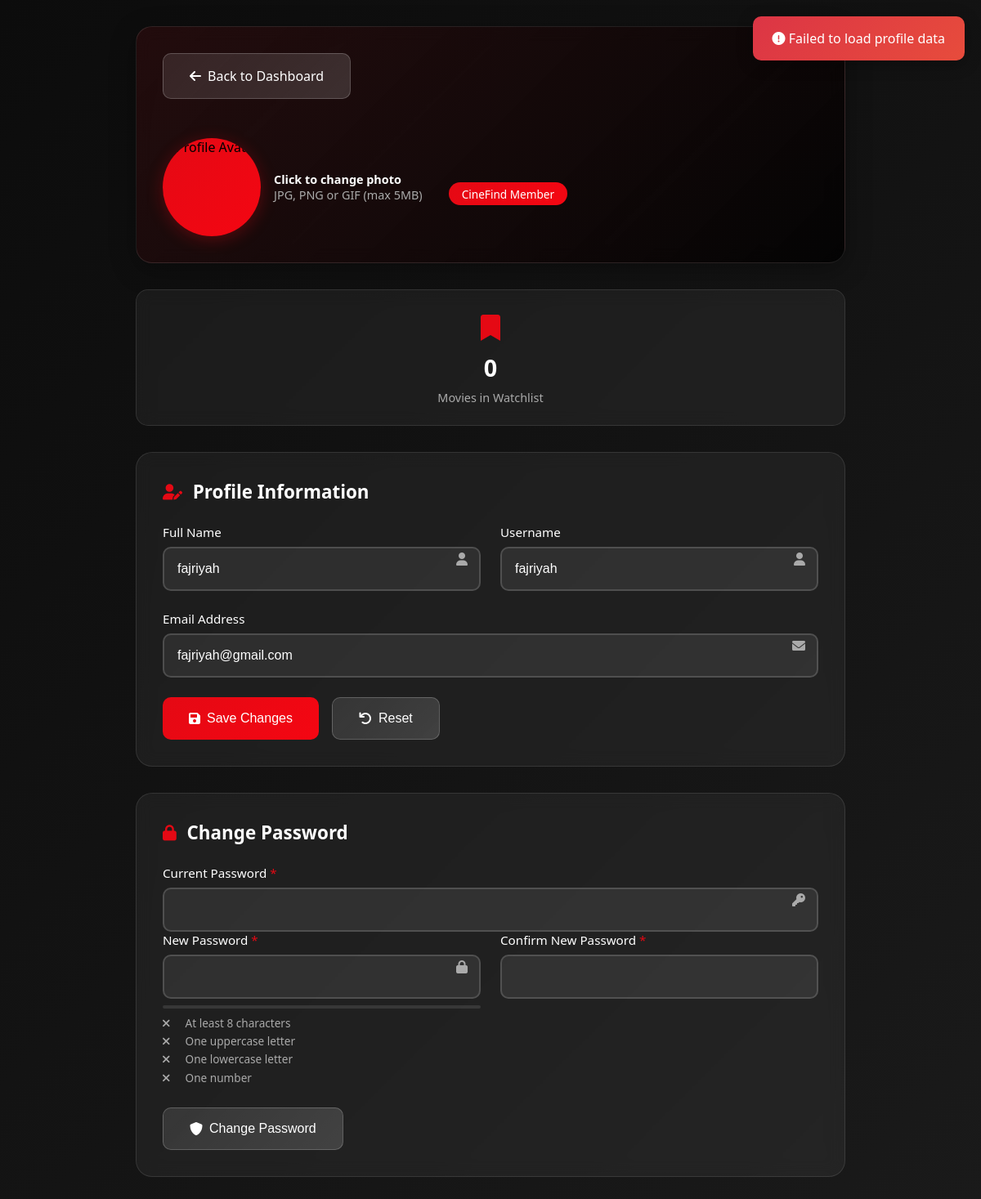
Page /pengguna/edit-profile.php (signed in) on the committed database.
### tables this page shows
CREATE TABLE `pengguna` (
  `id_pengguna` int(11) NOT NULL,
  `nama_lengkap` varchar(100) DEFAULT NULL,
  `email` varchar(100) DEFAULT NULL,
  `foto_profil` varchar(255) DEFAULT NULL,
  `role_id` int(11) NOT NULL,
  `created_at` datetime DEFAULT current_timestamp(),
  `updated_at` datetime DEFAULT current_timestamp() ON UPDATE current_timestamp()
);

CREATE TABLE `role` (
  `id_role` int(11) NOT NULL,
  `username` varchar(255) DEFAULT NULL,
  `password` varchar(255) DEFAULT NULL,
  `role` enum('admin','pengguna') DEFAULT NULL,
  `created_at` datetime DEFAULT current_timestamp(),
  `updated_at` datetime DEFAULT current_timestamp() ON UPDATE current_timestamp(),
  `email` varchar(100) NOT NULL
);

### pengguna/edit-profile.php (the view, shortened to what this page needs)
<?php
require_once '../service/database.php';
$user_id = $_SESSION['user_id'];
$user_query = "SELECT p.*, r.username, r.email as role_email, r.role
               FROM pengguna p
               JOIN role r ON p.role_id = r.id_role
               WHERE r.id_role = ?";
$stmt = $conn->prepare($user_query);
$stmt->bind_param("i", $user_id);
$stmt->execute();
$user_result = $stmt->get_result();
$user_data = $user_result->fetch_assoc();
?>
<!DOCTYPE html>
<html lang="en">
<head>
    <link rel="stylesheet" href="../assets/css/style.css">
    <link rel="stylesheet" href="https://cdnjs.cloudflare.com/ajax/libs/font-awesome/6.0.0/css/all.min.css">
</head>
<body>
    <div class="profile-container">
        <div class="profile-header">
            <div class="header-content">
                <div class="back-button-container" style="width: 100%; margin-bottom: 1rem;">
                    <a href="indexpengguna.php" class="btn btn-secondary" style="display: inline-flex; align-items: center; gap: 0.5rem;">
                        <i class="fas fa-arrow-left"></i>
                        Back to Dashboard
                    </a>
                </div>
                <div class="avatar-upload-area">
                    <div class="profile-avatar" id="profileAvatar">
                        <img src="../assets/images/default-avatar.png" alt="Profile Avatar" id="avatarImage">
                    </div>
                    <div class="upload-info">
                        <div><strong>Click to change photo</strong></div>
                        <div>JPG, PNG or GIF (max 5MB)</div>
                    </div>
                </div>
                <div class="profile-info">
                    <span class="profile-badge">CineFind Member</span>
                </div>
            </div>
        </div>
        <div class="profile-stats">
            <div class="stat-card">
                <div class="stat-icon"><i class="fas fa-bookmark"></i></div>
                <h3 id="watchlistCount">0</h3>
                <p>Movies in Watchlist</p>
            </div>
        </div>
        <div class="form-section">
            <div class="section-title">
                <i class="fas fa-user-edit"></i>
                Profile Information
            </div>
            <form id="profileForm">
                <div class="form-row">
                    <div class="form-group">
                        <label for="name">Full Name</label>
                        <input type="text" id="name" name="name" value="<?php echo htmlspecialchars($user_data['nama_lengkap'] ?? ''); ?>" required>
                        <i class="fas fa-user input-icon"></i>
                    </div>
                    <div class="form-group">
                        <label for="username">Username</label>
                        <input type="text" id="username" name="username" value="<?php echo htmlspecialchars($user_data['username'] ?? ''); ?>" required>
                        <i class="fas fa-user input-icon"></i>
                    </div>
                </div>
                <div class="form-group">
                    <label for="email">Email Address</label>
                    <input type="email" id="email" name="email" value="<?php echo htmlspecialchars($user_data['email'] ?? $user_data['role_email'] ?? ''); ?>" required>
                    <i class="fas fa-envelope input-icon"></i>
                </div>
                <div class="btn-group">
                    <button type="submit" class="btn">
                        <i class="fas fa-save"></i>
                        Save Changes
                    </button>
                    <button type="button" class="btn btn-secondary" onclick="resetForm()">
                        <i class="fas fa-undo"></i>
                        Reset
                    </button>
                </div>
            </form>
        </div>
        <div class="form-section">
            <div class="section-title">
                <i class="fas fa-lock"></i>
                Change Password
            </div>
            <form id="passwordForm">
                <div class="form-group">
                    <label for="currentPassword">Current Password <span class="required">*</span></label>
                    <input type="password" id="currentPassword" name="current_password" required>
                    <i class="fas fa-key input-icon"></i>
                </div>
                <div class="form-row">
                    <div class="form-group">
                        <label for="newPassword">New Password <span class="required">*</span></label>
                        <input type="password" id="newPassword" name="new_password" required>
                        <i class="fas fa-lock input-icon"></i>
                        <div class="password-strength">
                        </div>
                        <div class="password-requirements" id="passwordRequirements">
                            <div class="requirement" id="req-length">
                                <i class="fas fa-times"></i> At least 8 characters
                            </div>
                            <div class="requirement" id="req-uppercase">
                                <i class="fas fa-times"></i> One uppercase letter
                            </div>
                            <div class="requirement" id="req-lowercase">
                                <i class="fas fa-times"></i> One lowercase letter
                            </div>
                            <div class="requirement" id="req-number">
                                <i class="fas fa-times"></i> One number
                            </div>
                        </div>
                    </div>
                    <div class="form-group">
                        <label for="confirmPassword">Confirm New Password <span class="required">*</span></label>
                        <input type="password" id="confirmPassword" name="confirm_password" required>
                    </div>
                </div>
                <div class="btn-group">
                    <button type="submit" class="btn btn-secondary">
                        <i class="fas fa-shield-alt"></i>
                        Change Password
                    </button>
                </div>
            </form>
        </div>
    </div>
</body>
</html>

### pengguna/edit-profile.php (style rules this page uses)
* { box-sizing: border-box; }
body { background: linear-gradient(135deg, #0c0c0c 0%, #1a1a1a 100%); min-height: 100vh; margin: 0; font-family: 'Segoe UI', Tahoma, Geneva, Verdana, sans-serif; }
.profile-container { max-width: 900px; margin: 2rem auto; padding: 0 1rem; }
.profile-header { background: linear-gradient(135deg, rgba(229, 9, 20, 0.1) 0%, rgba(0, 0, 0, 0.8) 100%); padding: 2rem; border-radius: 20px; margin-bottom: 2rem; backdrop-filter: blur(10px); border: 1px solid rgba(255, 255, 255, 0.1); box-shadow: 0 8px 32px rgba(0, 0, 0, 0.3); }
.header-content { display: flex; align-items: center; gap: 2rem; flex-wrap: wrap; }
.profile-avatar { position: relative; width: 120px; height: 120px; border-radius: 50%; overflow: hidden; background: linear-gradient(135deg, #e50914, #f40612); cursor: pointer; transition: all 0.3s ease; box-shadow: 0 4px 20px rgba(229, 9, 20, 0.3); }
.profile-avatar img { width: 100%; height: 100%; object-fit: cover; transition: all 0.3s ease; }
.profile-info { flex: 1; min-width: 250px; }
.profile-badge { display: inline-block; background: linear-gradient(135deg, #e50914, #f40612); color: #fff; padding: 0.3rem 1rem; border-radius: 20px; font-size: 0.85rem; font-weight: 500; }
.profile-stats { display: grid; grid-template-columns: repeat(auto-fit, minmax(180px, 1fr)); gap: 1.5rem; margin-bottom: 2rem; }
.stat-card { background: rgba(255, 255, 255, 0.05); padding: 1.5rem; border-radius: 15px; text-align: center; border: 1px solid rgba(255, 255, 255, 0.1); backdrop-filter: blur(10px); transition: all 0.3s ease; }
.stat-card .stat-icon { font-size: 2rem; color: #e50914; margin-bottom: 0.5rem; }
.stat-card h3 { margin: 0 0 0.5rem 0; color: #fff; font-size: 1.8rem; font-weight: 600; }
.stat-card p { margin: 0; color: #aaa; font-size: 0.9rem; }
.form-section { background: rgba(255, 255, 255, 0.05); padding: 2rem; border-radius: 20px; margin-bottom: 2rem; border: 1px solid rgba(255, 255, 255, 0.1); backdrop-filter: blur(10px); }
.section-title { display: flex; align-items: center; gap: 0.8rem; margin-bottom: 1.5rem; color: #fff; font-size: 1.4rem; font-weight: 600; }
.section-title i { color: #e50914; font-size: 1.2rem; }
.form-row { display: grid; grid-template-columns: repeat(auto-fit, minmax(250px, 1fr)); gap: 1.5rem; margin-bottom: 1.5rem; }
.form-group { position: relative; }
.form-group label { display: block; margin-bottom: 0.5rem; color: #fff; font-weight: 500; font-size: 0.95rem; }
.form-group .required { color: #e50914; }
.form-group input { width: 100%; padding: 1rem; background: rgba(255, 255, 255, 0.08); border: 2px solid rgba(255, 255, 255, 0.15); border-radius: 10px; color: #fff; font-size: 1rem; transition: all 0.3s ease; }
.form-group .input-icon { position: absolute; right: 1rem; top: 2.2rem; color: #aaa; pointer-events: none; }
.password-strength { margin-top: 0.5rem; height: 4px; background: rgba(255, 255, 255, 0.1); border-radius: 2px; overflow: hidden; }
.password-requirements { margin-top: 0.5rem; font-size: 0.85rem; }
.requirement { color: #aaa; margin: 0.2rem 0; transition: color 0.3s ease; }
.requirement i { width: 16px; margin-right: 0.5rem; }
.btn { display: inline-flex; align-items: center; gap: 0.5rem; padding: 1rem 2rem; background: linear-gradient(135deg, #e50914, #f40612); color: #fff; border: none; border-radius: 10px; font-size: 1rem; font-weight: 500; cursor: pointer; transition: all 0.3s ease; text-decoration: none; position: relative; overflow: hidden; }
.btn-secondary { background: linear-gradient(135deg, rgba(255, 255, 255, 0.1), rgba(255, 255, 255, 0.15)); border: 1px solid rgba(255, 255, 255, 0.2); }
.btn-group { display: flex; gap: 1rem; flex-wrap: wrap; margin-top: 1.5rem; }
.avatar-upload-area { display: flex; align-items: center; gap: 1rem; }
.upload-info { color: #aaa; font-size: 0.9rem; }
.upload-info strong { color: #fff; }

### rows in the picture
pengguna: name "fajriyah", username "fajriyah", email "fajriyah@gmail.com"
